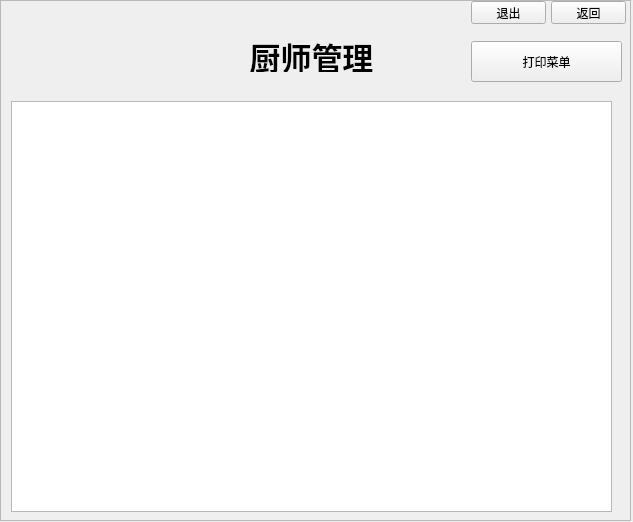
<?xml version="1.0" encoding="UTF-8"?>
<ui version="4.0">
 <class>CookWindow</class>
 <widget class="QWidget" name="CookWindow">
  <property name="geometry">
   <rect>
    <x>0</x>
    <y>0</y>
    <width>633</width>
    <height>522</height>
   </rect>
  </property>
  <property name="windowTitle">
   <string>厨师管理界面</string>
  </property>
  <widget class="QScrollArea" name="scrollArea">
   <property name="geometry">
    <rect>
     <x>0</x>
     <y>0</y>
     <width>631</width>
     <height>521</height>
    </rect>
   </property>
   <property name="widgetResizable">
    <bool>true</bool>
   </property>
   <widget class="QWidget" name="scrollAreaWidgetContents">
    <property name="geometry">
     <rect>
      <x>0</x>
      <y>0</y>
      <width>629</width>
      <height>519</height>
     </rect>
    </property>
    <widget class="QTextEdit" name="showList">
     <property name="geometry">
      <rect>
       <x>10</x>
       <y>100</y>
       <width>601</width>
       <height>411</height>
      </rect>
     </property>
    </widget>
    <widget class="QLabel" name="label">
     <property name="geometry">
      <rect>
       <x>220</x>
       <y>40</y>
       <width>181</width>
       <height>31</height>
      </rect>
     </property>
     <property name="font">
      <font>
       <family>Algerian</family>
       <pointsize>23</pointsize>
       <weight>75</weight>
       <italic>false</italic>
       <bold>true</bold>
       <underline>false</underline>
       <strikeout>false</strikeout>
       <kerning>true</kerning>
      </font>
     </property>
     <property name="text">
      <string>厨师管理</string>
     </property>
     <property name="alignment">
      <set>Qt::AlignCenter</set>
     </property>
    </widget>
    <widget class="QLabel" name="now_cooker">
     <property name="geometry">
      <rect>
       <x>10</x>
       <y>10</y>
       <width>71</width>
       <height>16</height>
      </rect>
     </property>
     <property name="text">
      <string/>
     </property>
    </widget>
    <widget class="QPushButton" name="Return">
     <property name="geometry">
      <rect>
       <x>550</x>
       <y>0</y>
       <width>75</width>
       <height>23</height>
      </rect>
     </property>
     <property name="text">
      <string>返回</string>
     </property>
    </widget>
    <widget class="QPushButton" name="Quit">
     <property name="geometry">
      <rect>
       <x>470</x>
       <y>0</y>
       <width>75</width>
       <height>23</height>
      </rect>
     </property>
     <property name="text">
      <string>退出</string>
     </property>
    </widget>
    <widget class="QPushButton" name="printChooseButton">
     <property name="geometry">
      <rect>
       <x>470</x>
       <y>40</y>
       <width>151</width>
       <height>41</height>
      </rect>
     </property>
     <property name="text">
      <string>打印菜单</string>
     </property>
    </widget>
   </widget>
  </widget>
 </widget>
 <resources/>
 <connections/>
</ui>
